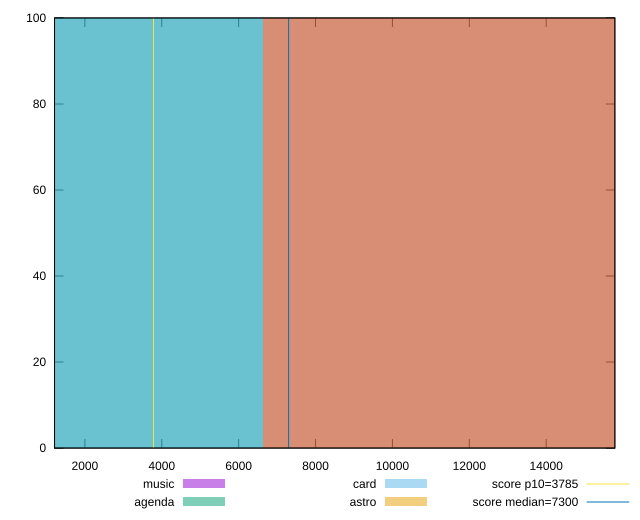

Recreate this plot in gnuplot.
reset

$music <<EOF
13281.095671836523 100
EOF

$agenda <<EOF
0 100
EOF

$card <<EOF
0 100
EOF

$astro <<EOF
13281.095671836523 100
EOF

set key outside below
set boxwidth 13281.095671836523
set xrange [1210.6347:15785.136]
set yrange [0:100]
set trange [0:100]
set style fill transparent solid 0.5 noborder

set parametric
set terminal svg size 640, 520 enhanced background rgb 'white'
set output "reports/report_00032_2021-02-25T10-28-15.087Z/interactive/comparison/histogram/all_raw.svg"

plot $music title "music" with boxes, \
     $agenda title "agenda" with boxes, \
     $card title "card" with boxes, \
     $astro title "astro" with boxes, \
     3785,t title "score p10=3785", \
     7300,t title "score median=7300"

reset
